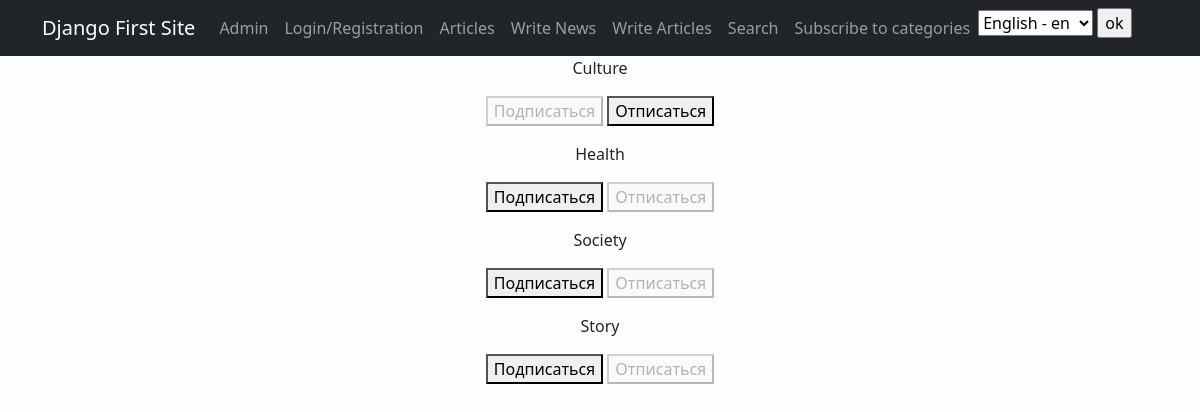
Page /subscriptions/ (signed in) on the committed database.
### news/models.py (models this page shows, shortened)
class Category(models.Model):
    category_name = models.CharField(max_length=64, unique=True)
    subscribers = models.ManyToManyField(User, related_name='categories',
                                         default='')

### news/views.py (the view, shortened to what this page needs)
# urls.py: path('subscriptions/', subscriptions, name='subscriptions'),
@login_required
@csrf_protect
def subscriptions(request):
    categories_with_subscriptions = Category.objects.annotate(
        user_subscribed=Exists(
            Subscriber.objects.filter(
                user=request.user,
                category=OuterRef('pk'),
            )
        )
    ).order_by('category_name')
    return render(
        request,
        'subscriptions.html',
        {'categories': categories_with_subscriptions}
    )

### news/templates/news/subscriptions.html (shortened to what this page needs)
{% extends 'flatpages/default.html' %}
{% block content %}
    {% for category in categories %}
        <p>
            {{ category.category_name}}
            <form method="post">
                {% if category.user_subscribed %}
                    <button disabled>Подписаться</button>
                    <button name="action" value="unsubscribe">Отписаться</button>
                {% else %}
                    <button name="action" value="subscribe">Подписаться</button>
                    <button disabled>Отписаться</button>
                {% endif %}
            </form>
        </p>
    {% endfor %}
{% endblock content %}

### news/templates/news/flatpages/default.html (shortened to what this page needs)
<!DOCTYPE html>
{% load i18n %}
{% load tz %}
{% load static %}
<html lang="en">
{% load cache %}
{% cache 1 head %}
    <head>
        {% load static %}
        <link href="{% static 'css/styles.css' %}" rel="stylesheet" />
    </head>
{% endcache %}
{% cache 1 body %}
    <body>
       <nav class="navbar navbar-expand-lg navbar-dark bg-dark static-top">
            <div class="container">
                <a class="navbar-brand" href="#">Django First Site</a>
                <div class="collapse navbar-collapse" id="navbarResponsive">
   <ul class="navbar-nav ml-auto">
        <li class="nav-item active">
            <a class="nav-link" href="/admin/">{% translate "Admin" %}
            </a>
        </li>
        <li class="nav-item active">
            <a class="nav-link" href="/accounts/login/">{% translate "Login/Registration" %}
            </a>
        </li>
        <li class="nav-item">
            <a class="nav-link" href="/news/">{% translate "Articles" %}</a>
        </li>
        {% if request.user.is_authenticated %}
         <li class="nav-item">
            <a class="nav-link" href="/news/create/">{% translate "Write News" %}</a>
        </li>
         <li class="nav-item">
            <a class="nav-link"
               href="/news/articles/create/">{% translate "Write Articles" %}</a>
        </li>
        {% endif %}
        <li class="nav-item">
            <a class="nav-link" href="/news/search/">{% translate "Search" %}</a>
        </li>
        <li class="nav-item">
            <a class="nav-link"
               href="/subscriptions/">{% translate "Subscribe to categories" %}
            </a>
        </li>
            <form action="{% url 'set_language' %}" method="POST"> {% csrf_token %}
                {% get_current_language as LANGUAGE_CODE %}
                     <select name="language" id="">
                        {% get_available_languages as LANGUAGES %}
                        {% get_language_info_list for LANGUAGES as languages %}
                        {% for language in languages %}
                        <option value="{{ language.code }}"
                            >
                            {{ language.name_local }} - {{ language.code }}
                        </option>
                        {% endfor %}
                    </select>
                <input type="submit" value="ok">
            </form>
    </ul>
                </div>
            </div>
        </nav>
{% endcache %}
        <div class="container">
            <div class="row">
                <div class="col-lg-12 text-center">
                    {% block content %}
                    {% endblock content %}
                </div>
            </div>
        </div>
    </body>
</html>

### rows in the picture
Category: category_name "Culture", shows "Подписаться"
Category: category_name "Health", shows "Подписаться"
Category: category_name "Society", shows "Подписаться"
Category: category_name "Story", shows "Подписаться"

### other values in the picture
form field language "English - en"
